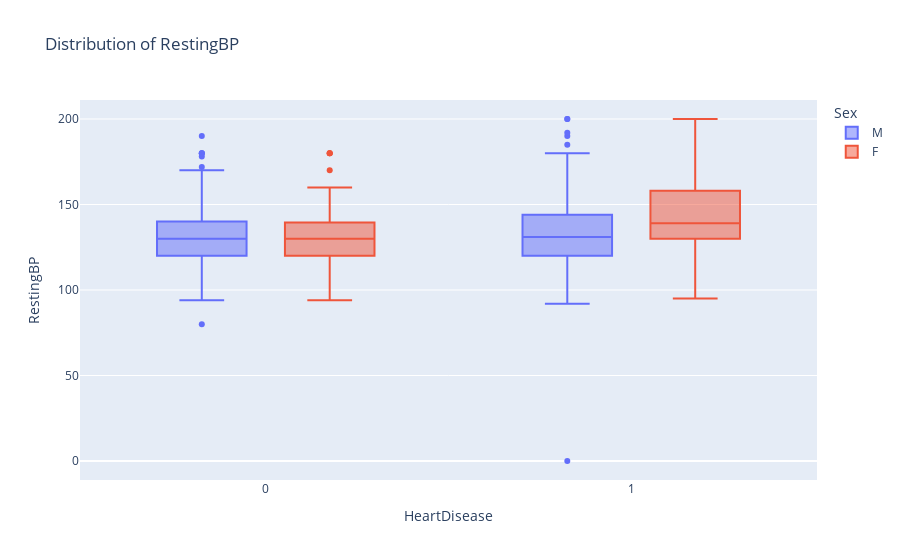

This figure's notebook cell:
### Code cell
fig = px.box(df, y="RestingBP", x="HeartDisease", title="Distribution of RestingBP", color="Sex")
fig.show()

### Figure 1 — Plotly figure (JSON) as saved in the notebook; plotly's stock layout.template omitted (floating-point values rounded to 4 significant figures; data arrays with more than 128 entries replaced by an {"elided": "..."} marker saying what was removed)
{"data": [{"alignmentgroup": "True", "hovertemplate": "Sex=M<br>HeartDisease=%{x}<br>RestingBP=%{y}<extra></extra>", "legendgroup": "M", "marker": {"color": "#636efa"}, "name": "M", "notched": false, "offsetgroup": "M", "orientation": "v", "showlegend": true, "type": "box", "x": {"elided": "725 int values"}, "x0": " ", "xaxis": "x", "y": {"elided": "725 int values"}, "y0": " ", "yaxis": "y"}, {"alignmentgroup": "True", "hovertemplate": "Sex=F<br>HeartDisease=%{x}<br>RestingBP=%{y}<extra></extra>", "legendgroup": "F", "marker": {"color": "#EF553B"}, "name": "F", "notched": false, "offsetgroup": "F", "orientation": "v", "showlegend": true, "type": "box", "x": {"elided": "193 int values"}, "x0": " ", "xaxis": "x", "y": {"elided": "193 int values"}, "y0": " ", "yaxis": "y"}], "layout": {"boxmode": "group", "legend": {"title": {"text": "Sex"}, "tracegroupgap": 0}, "title": {"text": "Distribution of RestingBP"}, "xaxis": {"anchor": "y", "domain": [0, 1], "title": {"text": "HeartDisease"}}, "yaxis": {"anchor": "x", "domain": [0, 1], "title": {"text": "RestingBP"}}}}
